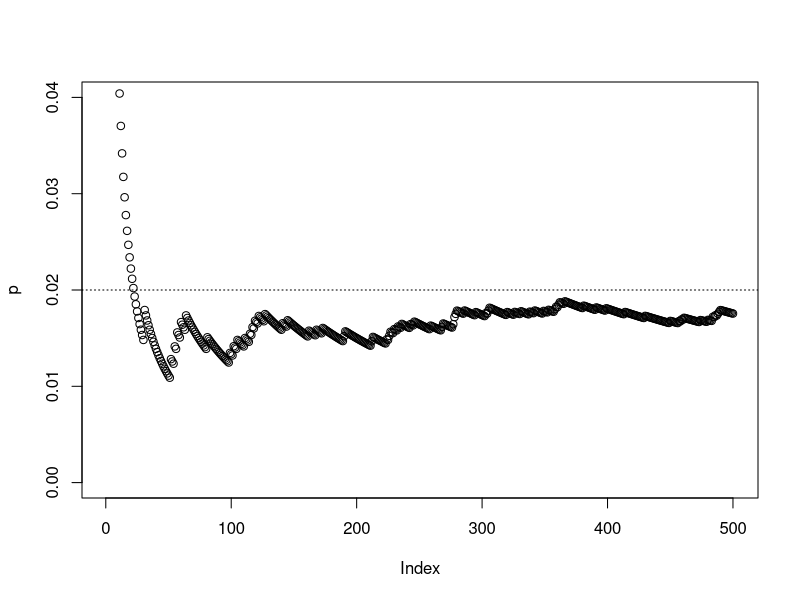

Write R code to recreate this figure.
#country population
pop <- 10000
side <- floor(sqrt(pop))

m <- matrix(0,nrow = side,ncol = side)

#True ratio  of infection
P <- 0.02

inf <- floor(P*pop)

#get unique places
selection <- sample(pop,inf)

#place them all
for (i in selection)
{
    x<-((i-1) %/% side)+1
    y<-((i-1) %% side)+1
    m[x,y]<-1
}
P <- sum(m)/(side*side)

#reach of each response in survey
reach<-9
rside <- floor(sqrt(reach))

resp <- 500

answ <- rep(0,resp)
p <- rep(0,resp)
for (j in 1:resp)
{
    width<-side - rside +1
    x<-sample(width,1)
    y<-sample(width,1)
    hits<-0
    for (k in 0:(rside-1))
    {
        for(l in 0:(rside-1))
        {
            hits<-hits+m[x+k,y+l]
        }
    }
    answ[j]<-hits
    p[j]<-sum(head(answ,j))/(j*reach)
}

plot(p,ylim=c(0,P*2))
abline(h=P,lty="dotted")
